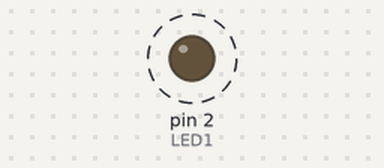
This sketch was run on a simulated Arduino Uno, built with avr-gcc and run on an emulated ATmega328P. Parts: output pins drawn as LEDs (lit = HIGH). Dashed ring = blinking.

Above: at 0.5 s.
Timing chart, 0 to 4.6 s (numbered marks = the images above):
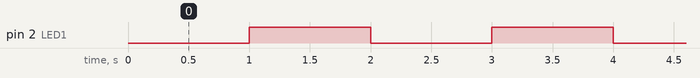

The sketch:

LED_blink.ino
```cpp
#define LED1 2
void setup() {
  pinMode(LED1, OUTPUT);
}
void loop() {
  digitalWrite(LED1, LOW);
  delay(1000);
  digitalWrite(LED1, HIGH);
  delay(1000);
}
```

Measured:
- by itself, pin 2 (LED1): alternates HIGH for 1.0 s and LOW for 1.0 s
